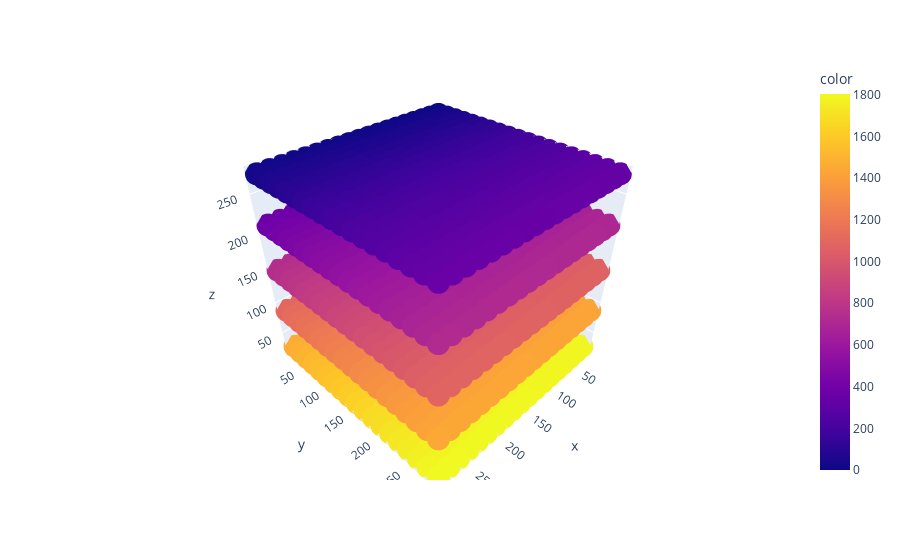

Source (notebook cell):
### Code cell
xyz = pd.DataFrame(XYZ, columns=['x','y','z'])
xyz['id'] = ID
px.scatter_3d(x=xyz['x'], y=xyz['y'], z=xyz['z'], color=xyz['id']).show()

### Figure 1 — Plotly figure (JSON) as saved in the notebook; plotly's stock layout.template omitted (floating-point values rounded to 4 significant figures; data arrays with more than 128 entries replaced by an {"elided": "..."} marker saying what was removed)
{"data": [{"hovertemplate": "x=%{x}<br>y=%{y}<br>z=%{z}<br>color=%{marker.color}<extra></extra>", "legendgroup": "", "marker": {"color": {"elided": "1805 int values"}, "coloraxis": "coloraxis", "symbol": "circle"}, "mode": "markers", "name": "", "scene": "scene", "showlegend": false, "type": "scatter3d", "x": {"elided": "1805 int values"}, "y": {"elided": "1805 int values"}, "z": {"elided": "1805 int values"}}], "layout": {"coloraxis": {"colorbar": {"title": {"text": "color"}}, "colorscale": [[0, "#0d0887"], [0.1111, "#46039f"], [0.2222, "#7201a8"], [0.3333, "#9c179e"], [0.4444, "#bd3786"], [0.5556, "#d8576b"], [0.6667, "#ed7953"], [0.7778, "#fb9f3a"], [0.8889, "#fdca26"], [1, "#f0f921"]]}, "legend": {"tracegroupgap": 0}, "margin": {"t": 60}, "scene": {"domain": {"x": [0, 1], "y": [0, 1]}, "xaxis": {"title": {"text": "x"}}, "yaxis": {"title": {"text": "y"}}, "zaxis": {"title": {"text": "z"}}}}}
